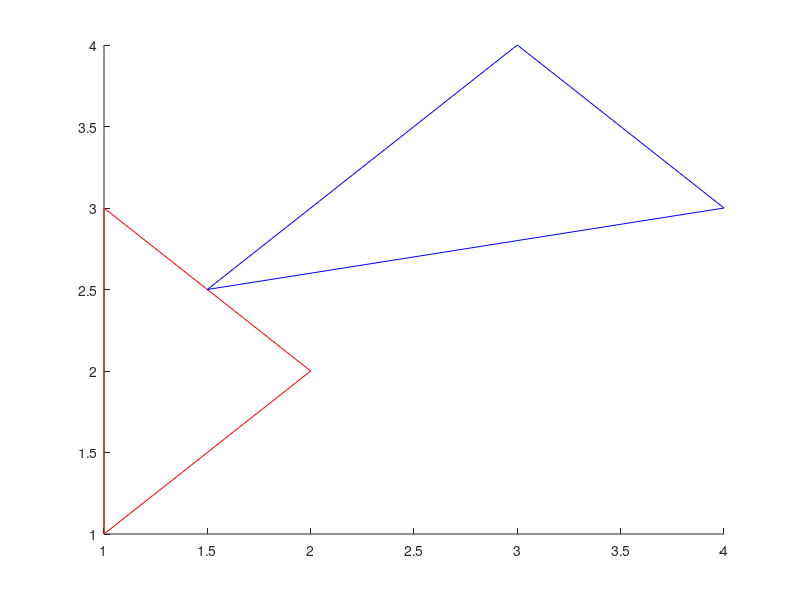

The MATLAB source for this figure: (Note: this script raises an error after producing the figure.)
x = [1, 2, 1]; 
y = [1,2,3];
P1 = [x;y]';

x = [3,4,4];
y = [4,2,4];
P2 = [x;y]';

x = [1,4,2];
y = [1,4,6];
P2 = [x;y]';

x = [1.5,3,4];
y = [2.5,4,3];
P2 = [x;y]';

line([P1(:,1)' P1(1,1)],[P1(:,2)' P1(1,2)],'Color','r')
line([P2(:,1)' P2(1,1)],[P2(:,2)' P2(1,2)],'Color','b')

flag = triangle_intersection(P1,P2);
if flag == 1
    disp("Intersection")
else
    disp("No Intersection")
end